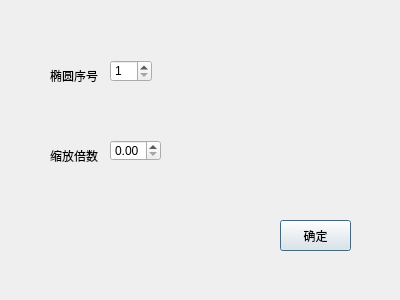
<?xml version="1.0" encoding="UTF-8"?>
<ui version="4.0">
 <class>scaleellipseDialog</class>
 <widget class="QDialog" name="scaleellipseDialog">
  <property name="geometry">
   <rect>
    <x>0</x>
    <y>0</y>
    <width>400</width>
    <height>300</height>
   </rect>
  </property>
  <property name="windowTitle">
   <string>Dialog</string>
  </property>
  <widget class="QLabel" name="label">
   <property name="geometry">
    <rect>
     <x>50</x>
     <y>60</y>
     <width>61</width>
     <height>31</height>
    </rect>
   </property>
   <property name="text">
    <string>椭圆序号</string>
   </property>
  </widget>
  <widget class="QLabel" name="label_2">
   <property name="geometry">
    <rect>
     <x>50</x>
     <y>140</y>
     <width>61</width>
     <height>31</height>
    </rect>
   </property>
   <property name="text">
    <string>缩放倍数</string>
   </property>
  </widget>
  <widget class="QSpinBox" name="spinBox">
   <property name="geometry">
    <rect>
     <x>110</x>
     <y>60</y>
     <width>42</width>
     <height>22</height>
    </rect>
   </property>
   <property name="minimum">
    <number>1</number>
   </property>
  </widget>
  <widget class="QDoubleSpinBox" name="doubleSpinBox">
   <property name="geometry">
    <rect>
     <x>110</x>
     <y>140</y>
     <width>51</width>
     <height>21</height>
    </rect>
   </property>
  </widget>
  <widget class="QPushButton" name="pushButton">
   <property name="geometry">
    <rect>
     <x>280</x>
     <y>220</y>
     <width>71</width>
     <height>31</height>
    </rect>
   </property>
   <property name="text">
    <string>确定</string>
   </property>
  </widget>
 </widget>
 <resources/>
 <connections/>
</ui>
